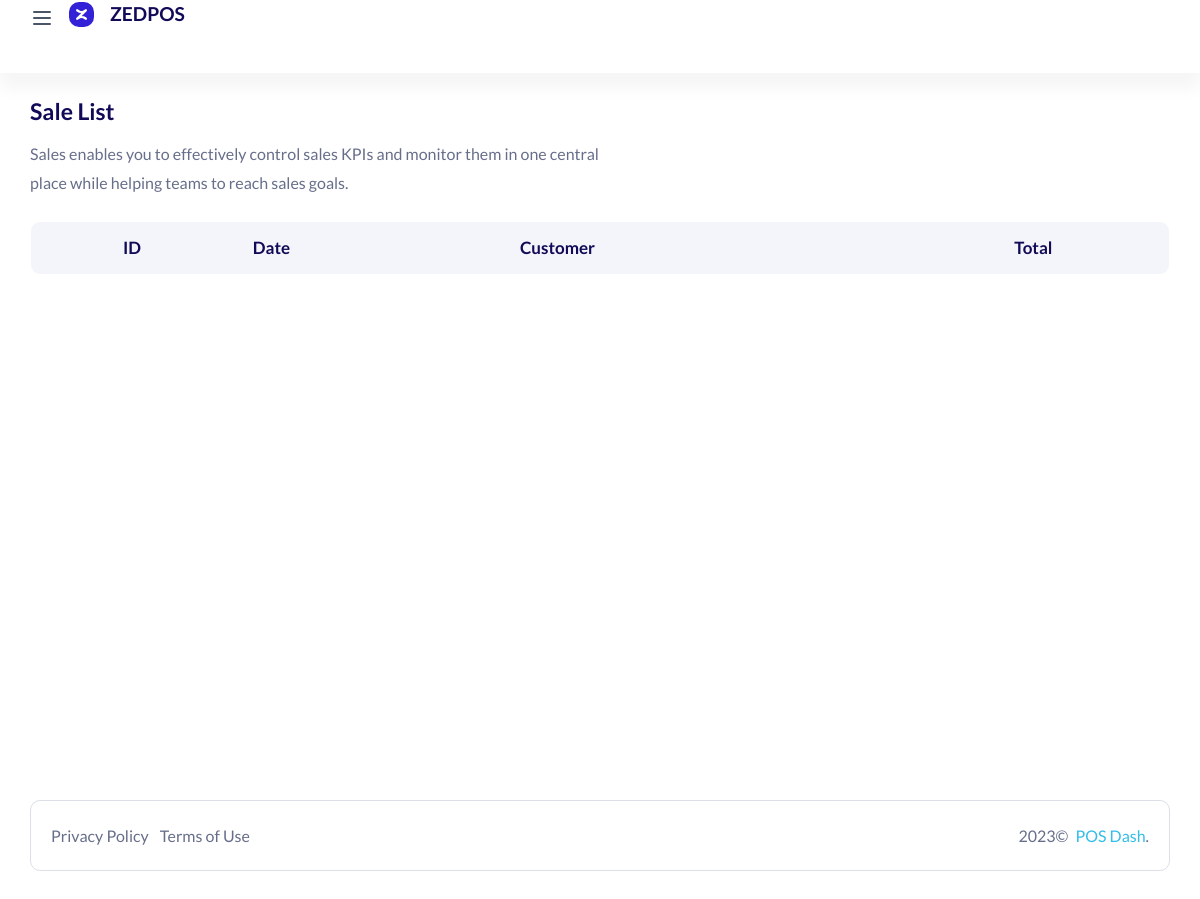
Page /sale/list/ (signed in) on the earlier database version.
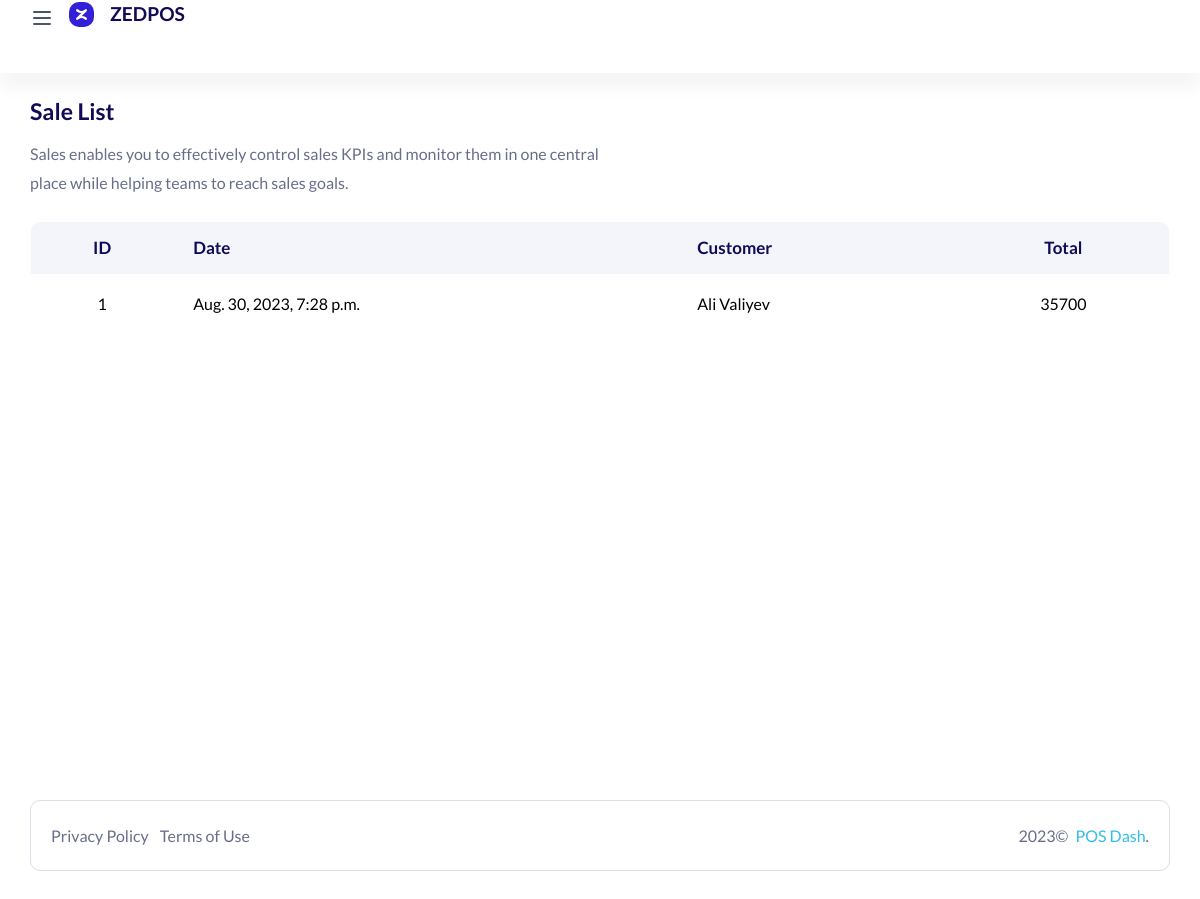
Same page on the later database version.
### sell/models.py (models this page shows, shortened)
class Sell(models.Model):
    client = models.ForeignKey(Client, on_delete=models.SET_NULL, null=True, blank=True)
    time = models.DateTimeField()
    description = models.TextField(null=True, blank=True)
    discount = models.IntegerField(null=True, default=0)
    checkout = models.BooleanField(null=True, blank=True)
    total_price = models.IntegerField(null=True, blank=True)
    user = models.ForeignKey(CustomUser, on_delete=models.SET_NULL, null=True)

### clients/models.py (models this page shows)
class Client(models.Model):
    first_name = models.CharField(("First name"), max_length=50)
    last_name = models.CharField(("Last name"), max_length=50)
    p_num = models.CharField(("Phone number"), max_length=20)
    debt = models.IntegerField(("Debt"), null=True, blank=True, default=0)
    count = models.IntegerField(null=True)
    sale = models.IntegerField(null=True)
    user = models.ForeignKey(CustomUser, on_delete=models.SET_NULL, null=True)
    def __str__(self):
        return f'{self.first_name} {self.last_name}'

### sell/views.py (the view)
# urls.py: path('list/', sale_list),
@login_required(login_url='/accounts/login/')
def sale_list(request):
    if request.user.status == "Paid":
        for sell in Sell.objects.all().order_by('id'):
            SellItem.objects.filter(sell_id_id=sell.id)
        data = {
            "sales": Sell.objects.filter(user=request.user).order_by('id'),
        }
        return render(request, "sale/page-list-sale.html", data)
    else:
        return HttpResponse("<h1>Iltimos sayt uchun to'lov qiling. Ma'lumot uchun +998XXXXXXXXX</h1>")

### templates/sale/page-list-sale.html (shortened to what the changed rows need)
<!doctype html>
{% load static %}
<html lang="en">
  <head>
      <link rel="stylesheet" href="{% static 'assets/css/backend-plugin.min.css' %}">
      <link rel="stylesheet" href="{% static 'assets/css/backend.css' %}">
      <link rel="stylesheet" href="{% static 'assets/css/css.css' %}">
      <link rel="stylesheet" href="{% static 'assets/vendor/@fortawesome/fontawesome-free/css/all.min.css' %}">
      <link rel="stylesheet" href="{% static 'assets/vendor/line-awesome/dist/line-awesome/css/line-awesome.min.css' %}">
      <link rel="stylesheet" href="{% static 'assets/vendor/remixicon/fonts/remixicon.css' %}">  </head>
  <body class="  ">
    <div class="wrapper">
        <div class="content-page">
     <div class="container-fluid">
        <div class="row">
            <div class="col-lg-12">
                <div class="table-responsive rounded mb-3">
                <table class="data-table table mb-0 tbl-server-info">
                    <thead class="bg-white text-uppercase">
                        <tr class="ligth ligth-data">
                            <th>ID</th>
                            <th>Date</th>
                            <th>Customer</th>
                            <th>Total</th>
                        </tr>
                    </thead>
                        <tbody class="ligth-body">
                        {% for s in sales %}
                            <tr>
                                <td><a href="/sale/{{ s.id }}/items/" style="color: black;">{{ s.id }}</a></td>
                                <td><a href="/sale/{{ s.id }}/items/" style="color: black;">{{ s.time }}</a></td>
                                <td><a href="/sale/{{ s.id }}/items/" style="color: black;">{{ s.client }}</a></td>
                                <td><a href="/sale/{{ s.id }}/items/" style="color: black;">{{ s.total_price }}</a></td>
                            </tr>
                        {% endfor %}
                    </tbody>
                </table>
                </div>
            </div>
        </div>
    </div>
      </div>
    </div>
  </body>
</html>

Differences in the rows shown:
added Sell: id "1", time "Aug. 30, 2023, 7:28 p.m.", client "Ali Valiyev", total_price "35700"
